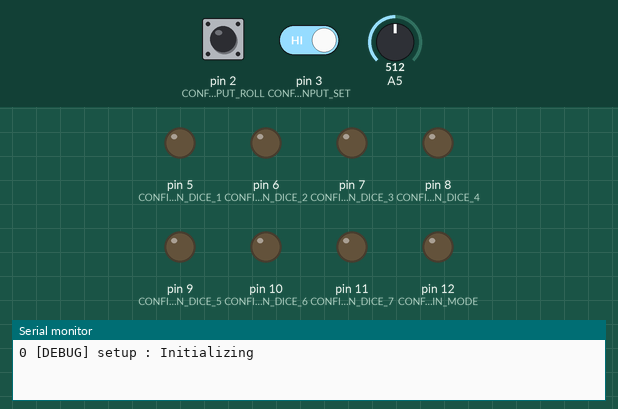
A sketch run on a simulated Arduino Uno, built with avr-gcc and run on an emulated ATmega328P. Shown: output pins drawn as LEDs (lit = HIGH), the last lines printed to the serial monitor. Dashed ring = blinking. The inputs (shaded band) are chosen by the test bench; at power-on: pin 2 (CONFIG_PIN_INPUT_ROLL) HIGH, pin 3 (CONFIG_PIN_INPUT_SET) HIGH, A5 = 512. Random numbers use the default seed unless the sketch sets one.

Above: at 1.2 s.
1.3 s: pin 2 (CONFIG_PIN_INPUT_ROLL) pulled LOW for 0.15 s
7.3 s: pin 2 (CONFIG_PIN_INPUT_ROLL) driven LOW and pin 3 (CONFIG_PIN_INPUT_SET) driven LOW
At 8.73 s:
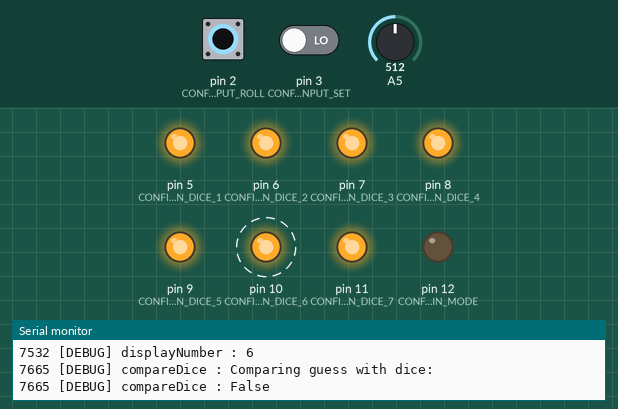
10.3 s: pin 2 (CONFIG_PIN_INPUT_ROLL) driven HIGH
At 11.04 s:
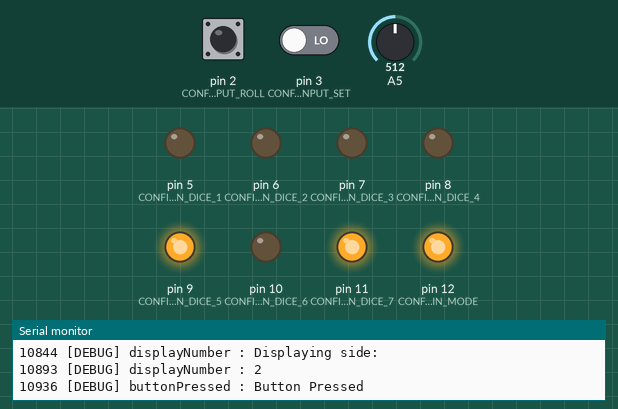
13.3 s: pin 3 (CONFIG_PIN_INPUT_SET) driven HIGH
14.8 s: pin 2 (CONFIG_PIN_INPUT_ROLL) driven LOW
At 14.91 s:
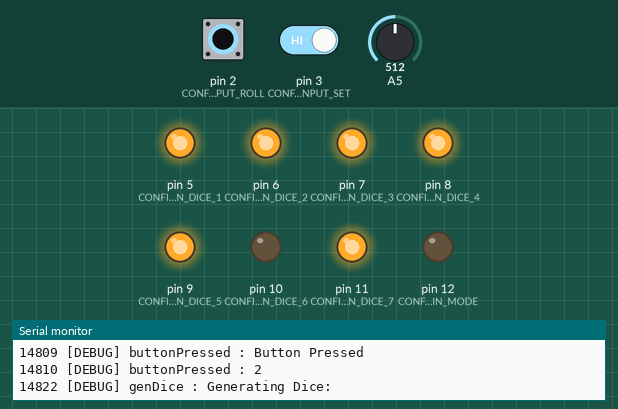
Timing chart, 0 to 18.8 s (numbered marks = the images above; inputs shaded):
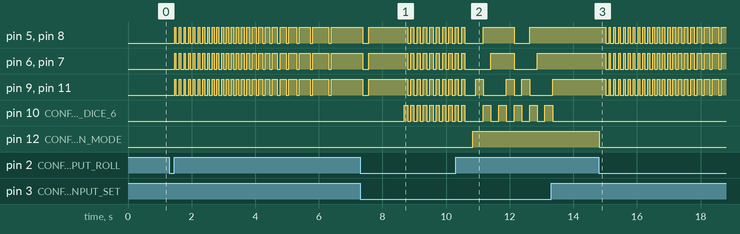

The sketch:

DiceRoller.ino
```cpp
#include "Config.ino"

const int dice_leds[7] = {
	CONFIG_PIN_DICE_1,
	CONFIG_PIN_DICE_2,
	CONFIG_PIN_DICE_3,
	CONFIG_PIN_DICE_4,
	CONFIG_PIN_DICE_5,
	CONFIG_PIN_DICE_6,
	CONFIG_PIN_DICE_7
};

const int input_roll = CONFIG_PIN_INPUT_ROLL;
const int input_set = CONFIG_PIN_INPUT_SET;
const int mode_led = CONFIG_PIN_MODE;

static int guess = 1;

void setup(void)
{
	SET_SERIAL();

	for(int i = 0; i < 7; ++i)
		pinMode(dice_leds[i], OUTPUT);

	pinMode(input_roll, INPUT_PULLUP);
	pinMode(input_set, INPUT_PULLUP);
	pinMode(mode_led, OUTPUT);

	printDebug("setup", "Initializing");
}

void loop(void)
{
	SEED_RANDOM();

	if(buttonPressed(input_set))
		increaseGuess();

	if(buttonPressed(input_roll))
		rollDice();

	delay(10);
}

/*
 *	Increase the current guess by one
 *
 *	@func increaseGuess
 *
 *	@return int		-	Return 0 if function succeded
 */

inline int increaseGuess(void)
{
	printDebug("loop", "Increasing guess; Current guess:");
	printDebug("loop", String(guess));

	digitalWrite(mode_led, HIGH);

	if(guess == 6)
		guess = 0;

	++guess;

	displayNumber(guess);

	return 0;
}

/*
 *	Roll the dice and get the result of game
 *
 *	@func rollDice
 *
 *	@return int		-	Return 0 if function succeded
 */

inline int rollDice(void)
{
	digitalWrite(mode_led, LOW);

	for(int i = 0; i < 25; ++i)
	{
		int dice = genDice();

		displayNumber(dice);

		delay((1000 / (25 - i)));

		resetAll();
	}

	delay(100);

	int dice = genDice();

	displayNumber(dice);

	delay(100);

	if(compareDice(dice))
		displayVictory();

	return 0;
}
```

DiceGenerator.ino
```cpp
#include "Config.ino"

/*
 *	Generate a random integer between 1 and 6 (inclusive)
 *
 *	@func genDice
 *
 *	@return int		-	Return the integer generated
 */

int genDice()
{
	int dice = random(1, 7);

	printDebug("genDice", "Generating Dice:");
	printDebug("genDice", String(dice));

#ifndef CONFIG_CHEAT_ALWAYS_NUM
	return dice;
#else
	return CONFIG_CHEAT_ALWAYS_NUM;
#endif
}

/*
 *	Compare current guess with a given integer
 *
 *	@func compareDice
 *
 *	@param int dice		-	The integer to be compared with current guess
 *
 *	@return int			-	Return 1 if current guess equal given integer, 0
 *							otherwise
 */

int compareDice(int dice)
{
	printDebug("compareDice", "Comparing guess with dice:");
	printDebug("compareDice", (dice == guess)? "True" : "False");

#ifndef CONFIG_CHEAT_ALWAYS_WIN
	return dice == guess;
#else
	return 1;
#endif
}
```

Hardware.ino
```cpp
const int dice_display[7][7] = {
	{LOW, 	LOW, 	LOW, 	LOW, 	LOW, 	LOW, 	LOW}, 		/* A wrapper "empty" LED state set */
	{LOW, 	LOW, 	LOW, 	LOW, 	LOW, 	HIGH, 	LOW},
	{LOW, 	LOW, 	LOW, 	LOW, 	HIGH, 	LOW, 	HIGH},
	{HIGH, 	LOW, 	LOW, 	HIGH, 	LOW, 	HIGH, 	LOW},
	{HIGH, 	HIGH, 	HIGH, 	HIGH, 	LOW, 	LOW, 	LOW},
	{HIGH, 	HIGH, 	HIGH, 	HIGH, 	LOW, 	HIGH, 	LOW},
	{HIGH, 	HIGH, 	HIGH, 	HIGH, 	HIGH, 	LOW, 	HIGH}
};

/*
 *	Display a given integer between 1 to 6 with the dice leds
 *
 *	@func displayNumber
 *
 *	@param int side		-	The number of side of the dice to be displayed (1 - 6)
 *
 *	@return int			-	Return 0 if function succeded, -1 if the side number
 *							is not between 1 and 6
 */

int displayNumber(int side)
{
	side = (side >= 1 && side <= 6)? side : 0;

	printDebug("displayNumber", "Displaying side:");
	printDebug("displayNumber", String(side));

	if(!side)
	{
		printError("displayNumber", "Given side number cannot be resolved", 2 );

		return -1;
	}

	for(int a = 0; a < 7; ++a)
		digitalWrite(dice_leds[a], dice_display[side][a]);

	return 0;
}

/*
 *	Turn all leds back off
 *
 *	@func resetAll
 *
 *	@return int		-	Return 0 if function succeded
 */

int resetAll(void)
{
	for(int a = 0; a < 7; ++a)
		digitalWrite(dice_leds[a], LOW);

	return 0;
}

/*
 *	Blink all dice leds to indicate victory
 *
 *	@func displayVictory
 *
 *	@return int		-	Return 0 if function succeded
 */

int displayVictory(void)
{
	delay(1000);

	for(int i = 0; i < 10; ++i)
	{
		for(int a = 0; a < 7; ++a)
			digitalWrite(dice_leds[a], HIGH);

		delay(100);

		for(int b = 0; b < 7; ++b)
			digitalWrite(dice_leds[b], LOW);

		delay(100);
	}

	printDebug("displayVictory", "Displaying victory sequence.");

	return 0;
}

/*
 *	Turn all leds on to test if they are working properly
 *
 *	@func displayTest
 *
 *	@return int		-	Return 0 if function succeded
 */

int displayTest(void)
{
	for(int i = 0; i < 7; ++i)
		digitalWrite(dice_leds[i], HIGH);

	return 0;
}

/*
 *	Returns true if a button hooked to pin is pressed
 *
 *	@func buttonPressed
 *
 *	@param int pin	-	Number of pin the button is connected to
 *
 *	@return int		-	Return 0 if button is not being pressed, 1 if button is
 *						being pressed
 */

int buttonPressed(int pin)
{
	if(!digitalRead(pin))
	{
		printDebug("buttonPressed", "Button Pressed");
		printDebug("buttonPressed", String(pin));
	}

	return !digitalRead(pin);
}
```

Tools.ino
```cpp
#include "Config.ino"

/*
 *	Print a debug message to on-board hardware serial
 *
 *	@func printDebug
 *
 *	@param String sender	-	Sender of the message; the name of the function
 *								calling this function is recommended
 *
 *	@param String message	-	Debug message to be printed
 */

void printDebug(String sender, String message)
{
#ifdef CONFIG_ENABLE_PRINT_DEBUG
	Serial.print(millis());
	Serial.print(" [DEBUG]");
	Serial.print(" ");
	Serial.print(sender);
	Serial.print(" : ");
	Serial.print(message);
	Serial.print("\n");
#endif
}

/*
 *	Print a message to on-board hardware serial
 *
 *	@func printMessage
 *
 *	@param String sender	-	Sender of the message; the name of the function
 *								calling this function is recommended
 *
 *	@param String message	-	Debug message to be printed
 */

void printMessage(String sender, String message)
{
#ifdef CONFIG_ENABLE_PRINT_MESSAGE
	Serial.print(millis());
	Serial.print(" [MSG]");
	Serial.print(" ");
	Serial.print(sender);
	Serial.print(" : ");
	Serial.print(message);
	Serial.print("\n");
#endif
}

/*
 *	Print a error message to on-board hardware serial; halt the program if
 *	configured to do so in Config.ino
 *
 *	@func printError
 *
 *	@param String sender	-	Sender of the message; the name of the function
 *								calling this function is recommended
 *
 *	@param String message	-	Debug message to be printed
 *
 *	@param int level		-	Error level of the message
 */

void printError(String sender, String message, int level)
{
	const String error_lvl[10] = {"DANGER", "CRITICAL", "ERROR", "FAILURE", "OOPS", "PANIC", "WARNING", "PROBLEM", "MESSAGE", ""};

#ifdef CONFIG_ENABLE_PRINT_ERROR
	if(level <= CONFIG_ERROR_LEVEL)
	{
		Serial.print(millis());
		Serial.print(" [");
		Serial.print(error_lvl[level]);
		Serial.print("] ");
		Serial.print(" ");
		Serial.print(sender);
		Serial.print(" : ");
		Serial.print(message);
		Serial.print("\n");
	}
#endif

	ERROR_HALT();
}
```

Config.ino
```cpp
/*
 *	Configurations
 *
 *	The following macros are for configuration purpose
 */

/*
 *	To change pin assignments, modify the following
 */

#define CONFIG_PIN_DICE_1 5
#define CONFIG_PIN_DICE_2 6
#define CONFIG_PIN_DICE_3 7
#define CONFIG_PIN_DICE_4 8
#define CONFIG_PIN_DICE_5 9
#define CONFIG_PIN_DICE_6 10
#define CONFIG_PIN_DICE_7 11

#define CONFIG_PIN_INPUT_ROLL 2
#define CONFIG_PIN_INPUT_SET 3
#define CONFIG_PIN_MODE 12

/*
 *	To enable true random seeding, uncomment
 *	#define CONFIG_ENABLE_TRUE_RANDOM
 */

#define CONFIG_ENABLE_TRUE_RANDOM
#define CONFIG_LEVEL_TRUE_RANDOM 0

#ifdef CONFIG_ENABLE_TRUE_RANDOM
#if CONFIG_LEVEL_TRUE_RANDOM == 0
#define SEED_RANDOM() (randomSeed(analogRead(A0 + A1 + A2 + A3 + A4 + A5)))
#elif CONFIG_LEVEL_TRUE_RANDOM == 1
#define SEED_RANDOM() (randomSeed(analogRead(A0 + A1 + A2)))
#elif CONFIG_LEVEL_TRUE_RANDOM == 2
#define SEED_RANDOM() (randomSeed(analogRead(A0)))
#else
#define SEED_RANDOM() (randomSeed(analogRead(A0 + A1 + A2 + A3 + A4 + A5)))
#endif
#else
#define SEED_RANDOM()
#endif

/*
 *	To change serial communication settings, modify the following
 *
 *	These options currently have problem affecting the overall performance:
 *	when CONFIG_ENABLE_PRINT_DEBUG is turned off, the program have trouble
 *	working properly.
 */

#define CONFIG_ENABLE_PRINT_DEBUG
#define CONFIG_ENABLE_PRINT_MESSAGE
#define CONFIG_ENABLE_PRINT_ERROR
#define CONFIG_ERROR_LEVEL 2

#define CONFIG_ENABLE_SERIAL
#define CONFIG_SERIAL_PORT 9600

#ifdef CONFIG_ENABLE_SERIAL
#define SET_SERIAL() (Serial.begin(CONFIG_SERIAL_PORT))
#else
#define SET_SERIAL()
#endif

/*
 *	To change behavior on error, modify the following
 */

#define CONFIG_ENABLE_ERROR_HALT

#ifdef CONFIG_ENABLE_ERROR_HALT
#define ERROR_HALT() while(true){}
#else
#define ERROR_HALT()
#endif

/*
 *	Modify the following configuration to enable cheating
 */

#define CONFIG_CHEAT_ALWAYS_WIN
#define CONFIG_CHEAT_ALWAYS_NUM 6
```

Measured:
- after the input at 14.8 s, pin 5 (CONFIG_PIN_DICE_1), pin 6 (CONFIG_PIN_DICE_2), pin 7 (CONFIG_PIN_DICE_3), pin 8 (CONFIG_PIN_DICE_4), pin 9 (CONFIG_PIN_DICE_5), pin 11 (CONFIG_PIN_DICE_7): HIGH → LOW after 0.21 s, then repeats every 0.15 s: HIGH 0.04 s, LOW 0.11 s; pin 12 (CONFIG_PIN_MODE): HIGH → LOW at once
